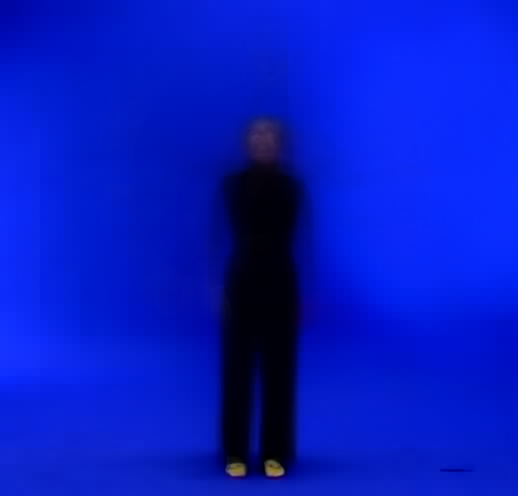
#> input picture musicalgestures/examples/dancer_average.png, 518 x 496 px
$ python _cropping_window.py examples/dancer_average.png 1.0 100 100
#> lines starting #> are read from the running program, lines starting #| are printed output that depends on the picture
import cv2
import numpy as np
import argparse

global frame_mask, drawing, g_val, x_start, x_stop, y_start, y_stop
x_start, y_start = -1, -1
x_stop, y_stop = -1, -1
drawing = False


def draw_rectangle(event, x, y, flags, param):
    """
    Helper function to render a cropping window to the user in case of manual cropping, using cv2.
    """
    global x_start, y_start, x_stop, y_stop, drawing, frame_mask
    if event == cv2.EVENT_LBUTTONDOWN:
        frame_mask = np.zeros(param.shape)
        drawing = True
        x_start, y_start = x, y

    elif event == cv2.EVENT_MOUSEMOVE:
        if drawing == True:
            frame_mask = np.zeros(param.shape)
            cv2.rectangle(frame_mask, (x_start, y_start),
                          (x, y), (g_val, g_val, g_val), 1)

    elif event == cv2.EVENT_LBUTTONUP:
        drawing = False
        x_stop, y_stop = x, y
        cv2.rectangle(frame_mask, (x_start, y_start),
                      (x, y), (g_val, g_val, g_val), 1)


parser = argparse.ArgumentParser(
    description='Create (memory-safe) user interface for manual cropping.')

parser.add_argument('Path', metavar='path', type=str, help='path to file')
parser.add_argument('Ratio', metavar='ratio', type=float, help='scale ratio')
parser.add_argument('Width', metavar='width', type=int, help='scaled width')
parser.add_argument('Height', metavar='height', type=int, help='scaled height')

args = parser.parse_args()

imgpath = args.Path
scale_ratio = args.Ratio
scaled_width, scaled_height = args.Width, args.Height

frame = cv2.imread(imgpath)
#> frame is the input picture: shape (496, 518, 3); mean B, G, R 195.3, 27.2, 5.1
frame_scaled = cv2.resize(frame, (scaled_width, scaled_height))
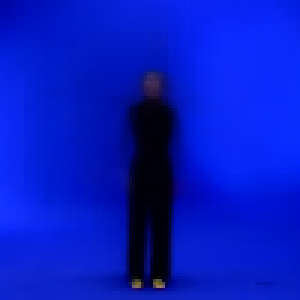
#> frame_scaled: shape (100, 100, 3) (shown 3 times larger); mean B, G, R 195.2, 27.1, 5.1
frame_mask = np.zeros(frame_scaled.shape)
name_str = 'Draw rectangle and press "C" to crop'
cv2.namedWindow(name_str, cv2.WINDOW_AUTOSIZE)
cv2.setMouseCallback(name_str, draw_rectangle, param=frame_scaled)
g_val = 220
while(1):
    cv2.imshow(name_str, frame_scaled*(frame_mask != g_val) +
               frame_mask.astype(np.uint8))
#> frame_mask: shape (100, 100, 3) float64; every value is 0
    k = cv2.waitKey(1) & 0xFF
#> (key Esc is pressed here)
    if k == ord('c') or k == ord('C'):
        break
cv2.destroyAllWindows()

if x_stop < x_start:
    temp = x_start
    x_start = x_stop
    x_stop = temp
if y_stop < y_start:
    temp = y_start
    y_start = y_stop
    y_stop = temp

w, h, x, y = x_stop - x_start, y_stop - y_start, x_start, y_start

if scale_ratio < 1:
    w, h, x, y = [int(elem / scale_ratio) for elem in [w, h, x, y]]

print(w, h, x, y)
